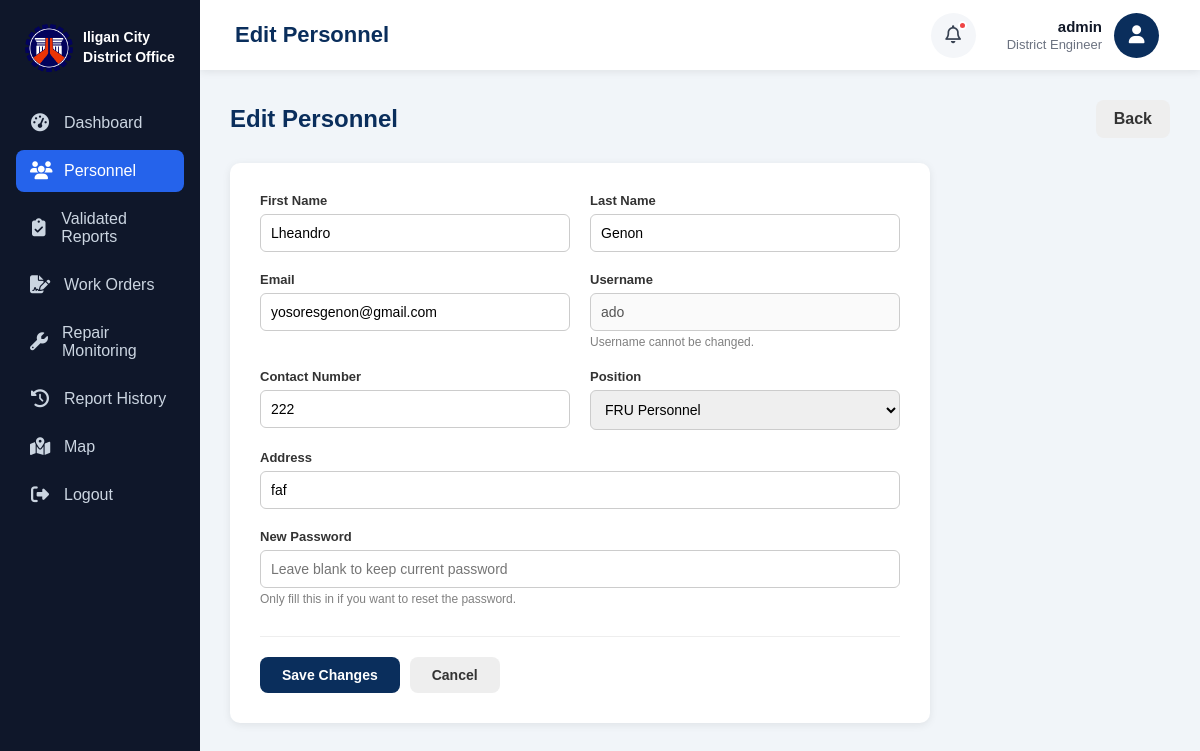
/personnel/7/edit/ (signed in), run on the app's committed database.
### users/models.py (models this page shows, shortened)
class User(AbstractUser):
    ROLE_CHOICES = [
        ("district_engineer", "District Engineer"),
        ("fru", "FRU Personnel"),
        ("field_engineer", "Field Engineer"),
        ("citizen", "Citizen"),
    ]
    email = models.EmailField(unique=True)
    role = models.CharField(
        max_length=30,
        choices=ROLE_CHOICES
    )
    created_at = models.DateTimeField(auto_now_add=True)
    REQUIRED_FIELDS = ["email", "role"]

class Personnel(models.Model):
    POSITION_CHOICES = [
        ("district_engineer", "District Engineer"),
        ("fru", "FRU Personnel"),
        ("field_engineer", "Field Engineer"),
    ]
    user = models.OneToOneField(
        settings.AUTH_USER_MODEL,
        on_delete=models.CASCADE
    )
    employee_id = models.CharField(
        max_length=20,
        unique=True
    )
    contact_number = models.CharField(
        max_length=20
    )
    address = models.TextField(
        blank=True
    )
    position = models.CharField(
        max_length=30,
        choices=POSITION_CHOICES
    )
    created_at = models.DateTimeField(
        auto_now_add=True
    )

### users/views.py (the view, shortened to what this page needs)
# urls.py: path("personnel/<int:pk>/edit/", views.edit_personnel, name="edit_personnel"),
@login_required
def edit_personnel(request, pk):
    person = get_object_or_404(Personnel.objects.select_related("user"), pk=pk)
    user = person.user
    return render(request, "users/district/edit_personnel.html", {
        "person": person
    })

### users/templates/users/district/edit_personnel.html (shortened to what this page needs)
{% extends "users/master.html" %}
{% block page_title %}
Edit Personnel
{% endblock %}
{% block content %}
<div class="page-header">
    <h2>Edit Personnel</h2>
    <a href="{% url 'personnel' %}" class="back-btn">
        Back
    </a>
</div>
<div class="form-card">
    <form method="post">
        <div class="form-grid">
            <div class="form-group">
                <label>First Name</label>
                <input type="text" name="first_name" value="{{ person.user.first_name }}" required>
            </div>
            <div class="form-group">
                <label>Last Name</label>
                <input type="text" name="last_name" value="{{ person.user.last_name }}" required>
            </div>
            <div class="form-group">
                <label>Email</label>
                <input type="email" name="email" value="{{ person.user.email }}" required>
            </div>
            <div class="form-group">
                <label>Username</label>
                <input type="text" value="{{ person.user.username }}" disabled>
                <span class="hint">Username cannot be changed.</span>
            </div>
            <div class="form-group">
                <label>Contact Number</label>
                <input type="text" name="contact_number" value="{{ person.contact_number }}" required>
            </div>
            <div class="form-group">
                <label>Position</label>
                <select name="position" required>
                    <option value="fru" {% if person.position == "fru" %}selected{% endif %}>FRU Personnel</option>
                </select>
            </div>
            <div class="form-group full-width">
                <label>Address</label>
                <input type="text" name="address" value="{{ person.address }}" required>
            </div>
            <div class="form-group full-width">
                <label>New Password</label>
                <input type="password" name="new_password" placeholder="Leave blank to keep current password">
                <span class="hint">Only fill this in if you want to reset the password.</span>
            </div>
        </div>
        <div class="form-actions">
            <button type="submit" class="save-btn">
                Save Changes
            </button>
            <a href="{% url 'personnel' %}" class="cancel-btn">
                Cancel
            </a>
        </div>
    </form>
</div>
{% endblock %}

### users/templates/users/components/navbar.html (shortened to what this page needs)
<div class="navbar-right">
    <button class="notification-btn">
        <i class="fa-regular fa-bell"></i>
        <span class="notification-dot"></span>
    </button>
    <div class="profile">
        <div class="profile-info">
            <h4>{{ request.user.get_full_name|default:request.user.username }}</h4>
            <small>{{ request.user.get_role_display }}</small>
        </div>
        <div class="profile-icon">
            <i class="fa-solid fa-user"></i>
        </div>
    </div>
</div>

### users/templates/users/master.html (style rules this page uses)
* { margin: 0; padding: 0; box-sizing: border-box; font-family: Arial, Helvetica, sans-serif; }
body { background: #F4F6F9; }

### users/templates/users/district/edit_personnel.html (style rules this page uses)
.page-header { display:flex; justify-content:space-between; align-items:center; margin-bottom:25px; }
.page-header h2 { color:#0A2E5C; }
.back-btn { text-decoration:none; background:#eee; color:#333; padding:10px 18px; border-radius:8px; font-weight:bold; transition:.3s; }
.form-card { background:white; border-radius:10px; box-shadow:0 2px 8px rgba(0,0,0,.08); padding:30px; max-width:700px; }
.form-grid { display:grid; grid-template-columns:1fr 1fr; gap:20px; }
.form-group { display:flex; flex-direction:column; }
.form-group.full-width { grid-column:1 / -1; }
.form-group label { font-size:13px; font-weight:bold; color:#333; margin-bottom:6px; }
.form-group input, .form-group select { padding:10px; border:1px solid #ccc; border-radius:6px; font-size:14px; }
.hint { font-size:12px; color:gray; margin-top:4px; }
.form-actions { margin-top:30px; padding-top:20px; border-top:1px solid #eee; display:flex; gap:10px; }
.save-btn { border:none; cursor:pointer; padding:10px 22px; border-radius:8px; font-size:14px; font-weight:bold; background:#0A2E5C; color:white; transition:.3s; }
.cancel-btn { text-decoration:none; padding:10px 22px; border-radius:8px; font-size:14px; font-weight:bold; background:#eee; color:#333; }

### users/templates/users/components/sidebar.html (style rules this page uses)
* { box-sizing: border-box; margin: 0; padding: 0; }
body { font-family: Arial, Helvetica, sans-serif; min-height: 100vh; background-color: #f1f5f9; }

### users/templates/users/components/navbar.html (style rules this page uses)
.navbar-right { display: flex; align-items: center; gap: 25px; }
.notification-btn { position: relative; border: none; background: #F4F6F9; width: 45px; height: 45px; border-radius: 50%; cursor: pointer; font-size: 18px; color: #374151; display: flex; justify-content: center; align-items: center; transition: background-color 0.2s; }
.notification-dot { position: absolute; top: 8px; right: 9px; width: 9px; height: 9px; background: #EF4444; border-radius: 50%; border: 2px solid white; }
.profile { display: flex; align-items: center; gap: 12px; cursor: pointer; padding: 6px; border-radius: 10px; transition: background-color 0.2s; }
.profile-info { text-align: right; }
.profile-info h4 { font-size: 15px; color: #111827; font-weight: 600; }
.profile-info small { color: #6B7280; font-size: 13px; }
.profile-icon { width: 45px; height: 45px; border-radius: 50%; background: #0A2E5C; color: white; display: flex; justify-content: center; align-items: center; font-size: 18px; flex-shrink: 0; }

### data on the page
User: user.get_full_name "admin", user.role "District Engineer"
Personnel: first_name "Lheandro", last_name "Genon", email "yosoresgenon@gmail.com", user.username "ado", contact_number "222", position "FRU Personnel", address "faf"
